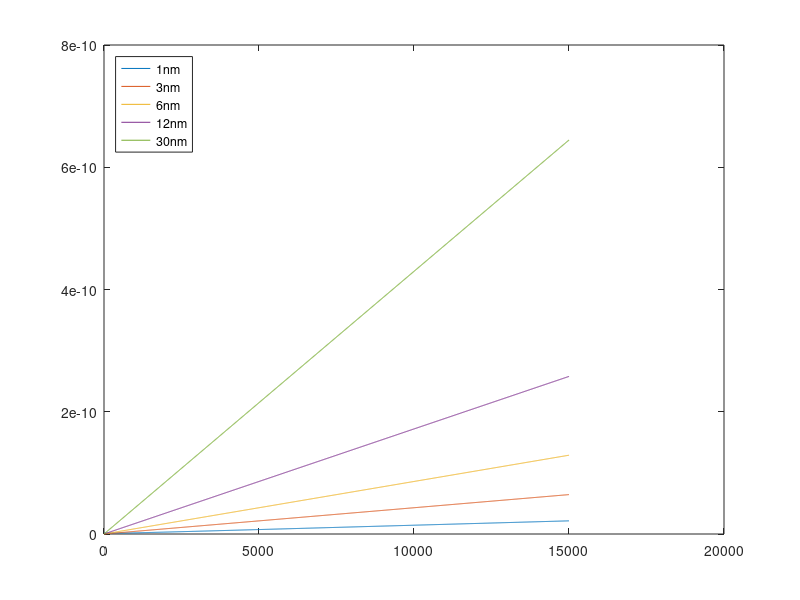
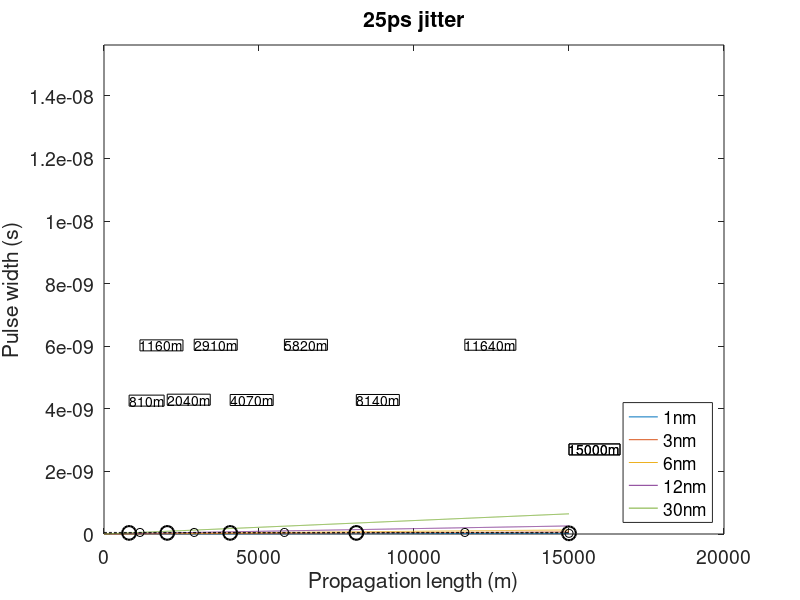
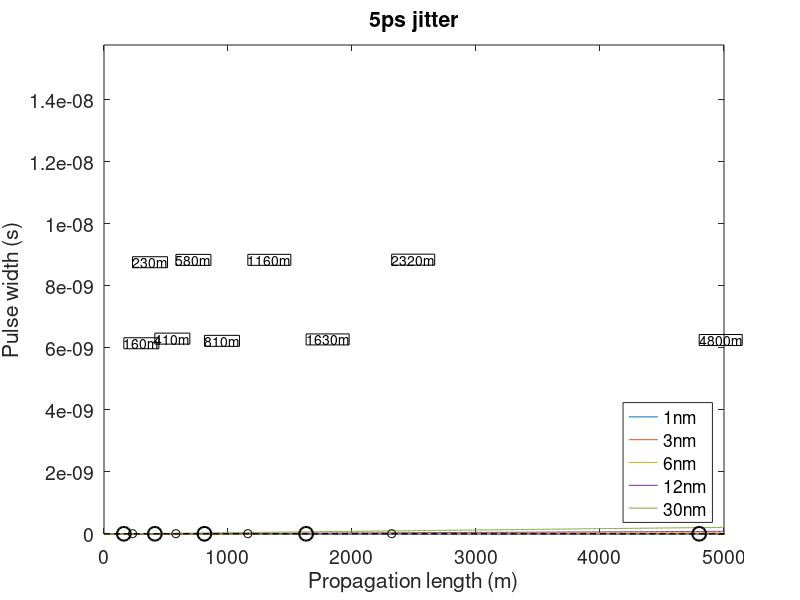

These charts were generated, in order, by the following MATLAB code:
%L   1nm        3nm         6nm	        12nm         30nm

C = 3e+08;  %m/s -> speed of light
lam0 = 1560e-09;     %m
Dl = 18e-06;    %s/m^2
Dv = -lam0^2/(2*pi*C)*Dl;

L = 0:10:15e03; %m
sig1_wl = [1e-09,3e-09,6e-09,12e-09,30e-09];
sig1_f = sig1_wl*C/lam0^2;    %Hz
sig1_t = 1./(2*pi*sig1_f)*sqrt(2)     %s; sig1 contains stds of WAVEFUNCTION, not measured intensities
Data= zeros(length(L),6);
Data(:,1) = L;

for r=1:5
    Data(:,r+1) = sig1_t(r)*sqrt( 1 + Dv^2*L.^2/(4*pi^2*sig1_t(r)^4) )/sqrt(2); %Data cointains stds of INTENSITIES
end


figure(21)
plot(Data(:,1),Data(:,2),...
     Data(:,1),Data(:,3),...
     Data(:,1),Data(:,4),...
     Data(:,1),Data(:,5),...
     Data(:,1),Data(:,6))
 legend('1nm','3nm','6nm','12nm','30nm','Location','NorthWest')

 

%% 25ps jitter
 
foo50 = ones(size(Data(:,1)))*50e-12;
foo35 = ones(size(Data(:,1)))*35e-12;
[~,find50] = min(abs(Data(:,2:6)-50e-12));
[~,find35] = min(abs(Data(:,2:6)-35e-12));
P50 = []; P35 = [];
for r=1:length(find50)
    P50 = [P50; Data(find50(r),1),Data(find50(r),r+1)];
    P35 = [P35; Data(find35(r),1),Data(find35(r),r+1)];
end
 
figure(22)
plot(Data(:,1),Data(:,2),...
     Data(:,1),Data(:,3),...
     Data(:,1),Data(:,4),...
     Data(:,1),Data(:,5),...
     Data(:,1),Data(:,6),...
     Data(:,1),foo50,'k--',...
     Data(:,1),foo35,'k--',...
     P50(:,1),P50(:,2),'ko',...
     P35(:,1),P35(:,2),'ko','MarkerSize',10,'Linewidth',1.5);
set(gca,'YLim',[0 110e-12])
legend('1nm','3nm','6nm','12nm','30nm','Location','SouthEast')
xlabel('Propagation length (m)')
ylabel('Pulse width (s)')
title('25ps jitter')

axPos = get(gca,'Position');
xMinMax = xlim;
yMinMax = ylim;
for r=1:length(find50)
    xPlot = P50(r,1); yPlot = P50(r,2);
    xAnnotation = axPos(1) + ((xPlot - xMinMax(1))/(xMinMax(2)-xMinMax(1))) * axPos(3);
    yAnnotation = axPos(2) + ((yPlot - yMinMax(1))/(yMinMax(2)-yMinMax(1))) * axPos(4);
    dim = [xAnnotation yAnnotation .03 .03];
    str = [num2str(P50(r,1)) 'm'];
    if(xAnnotation>=0 && xAnnotation<=1 && yAnnotation>=0 && yAnnotation<=1)
        annotation('textbox',dim,'String',str,'FitBoxToText','on');
    end
end
for r=1:length(find35)
    xPlot = P35(r,1); yPlot = P35(r,2);
    xAnnotation = axPos(1) + ((xPlot - xMinMax(1))/(xMinMax(2)-xMinMax(1))) * axPos(3);
    yAnnotation = axPos(2) + ((yPlot - yMinMax(1))/(yMinMax(2)-yMinMax(1))) * axPos(4);
    dim = [xAnnotation yAnnotation .03 .03];
    str = [num2str(P35(r,1)) 'm'];
    if(xAnnotation>=0 && xAnnotation<=1 && yAnnotation>=0 && yAnnotation<=1)
        annotation('textbox',dim,'String',str,'FitBoxToText','on');
    end
end

% Printing pretty fig
figure(22)
width = 12;     % Width in inches
height = 6;    % Height in inches
alw = 0.75;    % AxesLineWidth
fsz = 14;      % Fontsize
lw = 2.5;      % LineWidth
msz = 10;       % MarkerSize'pos = get(gcf, 'Position');
pos = get(gcf,'Position');
set(gcf, 'Position', [pos(1) pos(2) width*100, height*100]); %<- Set size
set(gca, 'FontSize', fsz, 'LineWidth', alw); %<- Set properties

% print('25ps-jitter2.png','-dpng','-r300')



%% 5ps jitter

foo10 = ones(size(Data(:,1)))*10e-12;
foo07 = ones(size(Data(:,1)))*07e-12;
[~,find10] = min(abs(Data(:,2:6)-10e-12));
[~,find07] = min(abs(Data(:,2:6)-07e-12));
P10 = []; P07 = [];
for r=1:length(find50)
    P10 = [P10; Data(find10(r),1),Data(find10(r),r+1)];
    P07 = [P07; Data(find07(r),1),Data(find07(r),r+1)];
end

figure(23)
plot(Data(:,1),Data(:,2),...
     Data(:,1),Data(:,3),...
     Data(:,1),Data(:,4),...
     Data(:,1),Data(:,5),...
     Data(:,1),Data(:,6),...
     Data(:,1),foo10,'k--',...
     Data(:,1),foo07,'k--',...
     P10(:,1),P10(:,2),'ko',...
     P07(:,1),P07(:,2),'ko','MarkerSize',10,'Linewidth',1.5);
set(gca,'YLim',[0 15e-12])
set(gca,'XLim',[0 5000])
legend('1nm','3nm','6nm','12nm','30nm','Location','SouthEast')
xlabel('Propagation length (m)')
ylabel('Pulse width (s)')
title('5ps jitter')

axPos = get(gca,'Position');
xMinMax = xlim;
yMinMax = ylim;
for r=1:length(find10)
    xPlot = P10(r,1); yPlot = P10(r,2);
    xAnnotation = axPos(1) + ((xPlot - xMinMax(1))/(xMinMax(2)-xMinMax(1))) * axPos(3);
    yAnnotation = axPos(2) + ((yPlot - yMinMax(1))/(yMinMax(2)-yMinMax(1))) * axPos(4);
    dim = [xAnnotation yAnnotation .03 .03];
    str = [num2str(P10(r,1)) 'm'];
    if(xAnnotation>=0 && xAnnotation<=1 && yAnnotation>=0 && yAnnotation<=1)
        annotation('textbox',dim,'String',str,'FitBoxToText','on');
    end
end
for r=1:length(find07)
    xPlot = P07(r,1); yPlot = P07(r,2);
    xAnnotation = axPos(1) + ((xPlot - xMinMax(1))/(xMinMax(2)-xMinMax(1))) * axPos(3);
    yAnnotation = axPos(2) + ((yPlot - yMinMax(1))/(yMinMax(2)-yMinMax(1))) * axPos(4);
    dim = [xAnnotation yAnnotation .03 .03];
    str = [num2str(P07(r,1)) 'm'];
    if(xAnnotation>=0 && xAnnotation<=1 && yAnnotation>=0 && yAnnotation<=1)
        annotation('textbox',dim,'String',str,'FitBoxToText','on');
    end
end

figure(23)
width = 12;     % Width in inches
height = 6;    % Height in inches
alw = 0.75;    % AxesLineWidth
fsz = 14;      % Fontsize
lw = 5.0;      % LineWidth
msz = 10;       % MarkerSize'pos = get(gcf, 'Position');
pos = get(gcf,'Position');
set(gcf, 'Position', [pos(1) pos(2) width*100, height*100]); %<- Set size
set(gca, 'FontSize', fsz, 'LineWidth', alw); %<- Set properties

% print('5ps-jitter2.png','-dpng','-r300')